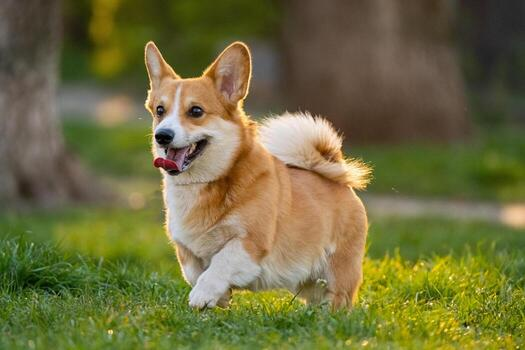
#> input picture 0_data/dog_img1.jpg, 525 x 350 px
$ jupyter execute 11_image_thresholding.ipynb
#> lines starting #> are read from the running program, lines starting #| are printed output that depends on the picture; after the words box and inside, x2 and y2 are one past the last pixel; in counts of white or black regions, pixels touching at a corner belong together
# What is Thresholding?

    - Thresholding = separating important part from unimportant part

    - Simple Rule:

        - If pixel < threshold → make it black (0)

        - If pixel ≥ threshold → make it white (255)

    - Layman Example

        - Imagine:

            - You are checking exam marks

            - Threshold = 50

            - Below 50 → Fail (0)

            - Above 50 → Pass (255)

            - You just separated students into 2 groups

# Why Thresholding?

    - Separate object from background

    - Make image easier to analyze

    - Convert image → binary (black & white)

    - Example (Image)

        - Grayscale pixels:

            - [20, 50, 120, 180, 250]

            - Threshold = 100

        - Result:

            - [0, 0, 255, 255, 255]

        - ✔ Dark → black
        - ✔ Bright → white

# Simple Thresholding (Global)

    - Same threshold for whole image

# Types (VERY IMPORTANT)
    - THRESH_BINARY

        - Normal rule

          - < threshold → 0

          - ≥ threshold → 255

    - THRESH_BINARY_INV

        - Opposite

            - < threshold → 255

            - ≥ threshold → 0

            - Like reversing black & white

    - THRESH_TRUNC

        - Limit values

            - threshold → become threshold

            - Others remain same

    - THRESH_TOZERO

        - Remove dark pixels

            - < threshold → 0

            - ≥ threshold → keep original

    - THRESH_TOZERO_INV

        - Remove bright pixels

            - ≥ threshold → 0

            - < threshold → keep original

# Easy Analogy for Types
    - Binary : 	Pass / Fail
    - Binary_INV :	Fail / Pass
    - Trunc	Cap : maximum value
    - ToZero :	Remove weak signals
    - ToZero_INV :	Remove strong signals

# Problem with Simple Threshold

    - Works only when lighting is same everywhere

    - If image has:

        - shadows

        - bright areas

    - It fails

# Adaptive Thresholding

    - Different threshold for different areas

        - Layman Example

            - Imagine:

                - In sunlight → threshold = 150

                - In shadow → threshold = 80

            - Each area treated differently

    -  Types:
        - MEAN
            - Average of neighbors

        - GAUSSIAN

            - Weighted average (center more important)

# Otsu’s Thresholding (Automatic)

    - You don’t choose threshold

        - OpenCV finds best value automatically

        - Layman Example

            - Imagine:

                - Students naturally form 2 groups:

                    - weak

                    - strong

        - Otsu automatically finds the best cutoff

    - When image has 2 clear groups (dark + bright)

# Key Difference

    - Simple :	Fixed
    - Adaptive :	Changes per region
    - Otsu :	Automatically calculated

# Visual Understanding
    - Even lighting :	Simple
    - Uneven lighting :	Adaptive
    - Unknown threshold :	Otsu

# Adding Border (copyMakeBorder)

    - Adds border around image

    - Types:
        - Constant

            - Add solid color

            - value=(0,255,0) → green border
        - Reflect

            - Mirror image at edges

        - Replicate

            - Repeat edge pixels

        - Example

            - Imagine photo:

                - Constant → frame around picture

                - Reflect → mirror edges

                - Replicate → stretch edges

# Final Summary

    - Thresholding = convert image → black & white

        - Three main types:

            - Simple → same threshold

            - Adaptive → local threshold

            - Otsu → automatic threshold

# Super Easy Memory Trick

    - Simple = one rule for all

    - Adaptive = rule changes by area

    - Otsu = system decides rule

[cell 1]
import cv2 as cv
import numpy as np
import matplotlib.pyplot as plt

img = cv.imread("0_data/dog_img1.jpg")
#> img is the input picture: shape (350, 525, 3); mean B, G, R 62.3, 108.9, 112.2
img = cv.cvtColor(img, cv.COLOR_BGR2RGB)

plt.imshow(img)

[cell 2]
# Apply thresholds

new_img, thresh1 = cv.threshold(img, 127, 255, cv.THRESH_BINARY)
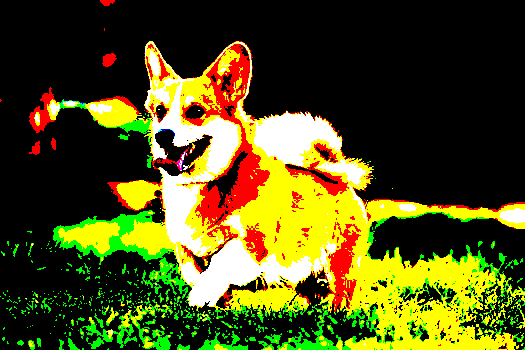
#> thresh1: shape (350, 525, 3); mean R, G, B 79.8, 78.8, 20.3
new_img, thresh2 = cv.threshold(img, 127, 255, cv.THRESH_BINARY_INV)
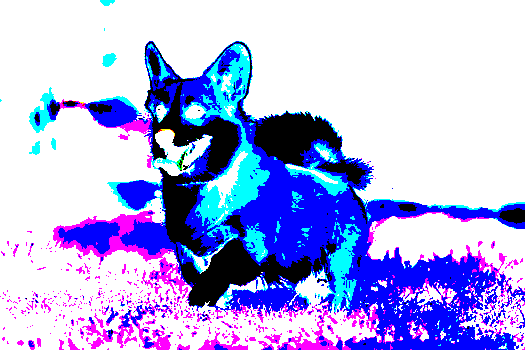
#> thresh2: shape (350, 525, 3); mean R, G, B 175.2, 176.2, 234.7
new_img, thresh3 = cv.threshold(img, 127, 255, cv.THRESH_TRUNC)
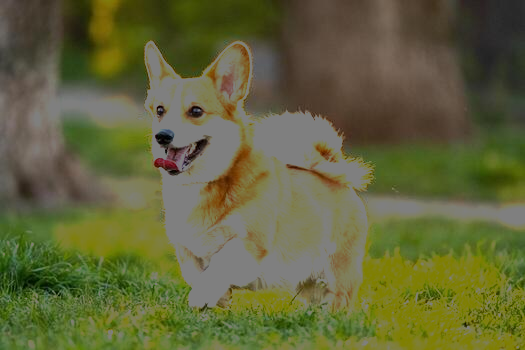
#> thresh3: shape (350, 525, 3); mean R, G, B 97.9, 99.9, 58.9
new_img, thresh4 = cv.threshold(img, 127, 255, cv.THRESH_TOZERO)
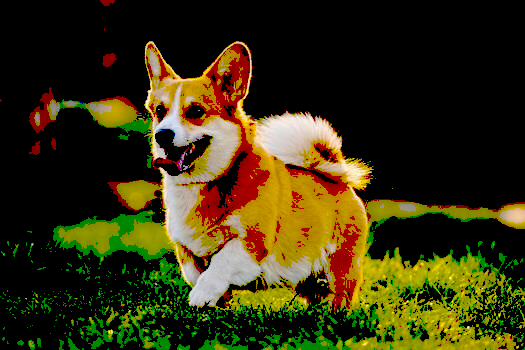
#> thresh4: shape (350, 525, 3); mean R, G, B 54, 48.2, 13.5
new_img, thresh5 = cv.threshold(img, 127, 255, cv.THRESH_TOZERO_INV)
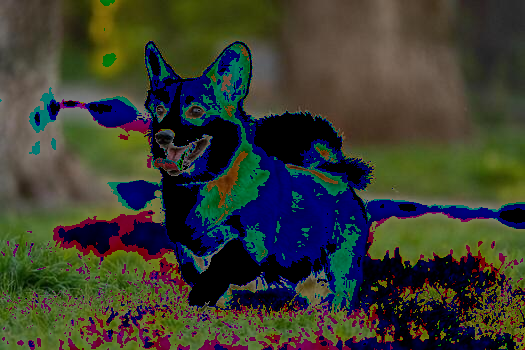
#> thresh5: shape (350, 525, 3); mean R, G, B 58.2, 60.6, 48.8

# Display the results
titles = ["Original", "Binary Threshold", "Binary Inverse Threshold",
"Truncate", "To Zero", "To Zero Inverted"]
data = [img, thresh1, thresh2, thresh3, thresh4, thresh5]

# plot
plt.figure(figsize= (8, 8))

for i in range(6):
    plt.subplot(2, 3, i + 1)
    plt.imshow(data[i], cmap='gray', vmin = 0, vmax = 255)
    plt.title(titles[i])
    plt.axis('off')
plt.show()

[cell 3]
import cv2 as cv
import numpy as np
import matplotlib.pyplot as plt

# Read image
img = cv.imread("0_data/dog_img1.jpg")

# Convert to grayscale
gray = cv.cvtColor(img, cv.COLOR_BGR2GRAY)
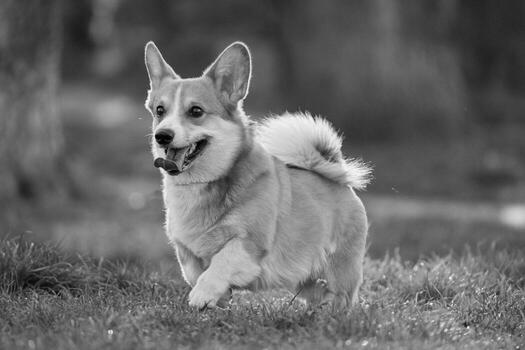
#> gray: shape (350, 525); min 0, max 251, mean 104.5

# Global Thresholding
ret, thresh1 = cv.threshold(gray, 127, 255, cv.THRESH_BINARY)
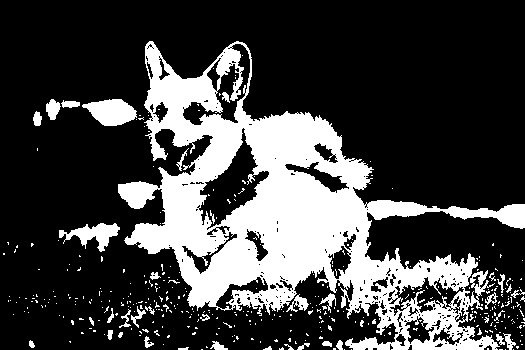
#> thresh1: shape (350, 525); 26.1% white; 392 white regions (355 under 20 px), largest, box (x1, y1, x2, y2) and area: (118, 41, 525, 350) 42893, (82, 99, 137, 126) 999, (59, 223, 120, 252) 781

# Adaptive Thresholding
thresh2 = cv.adaptiveThreshold(gray, 255,
                               cv.ADAPTIVE_THRESH_MEAN_C,
                               cv.THRESH_BINARY, 11, 2)
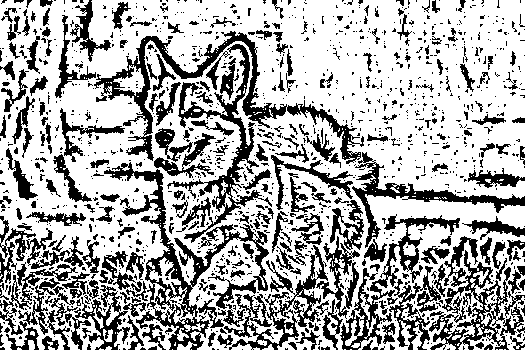
#> thresh2: shape (350, 525); 67.8% white; 1307 black regions (1043 under 20 px), largest, box (x1, y1, x2, y2) and area: (104, 162, 269, 350) 5262, (94, 31, 364, 164) 4443, (429, 236, 524, 350) 3271

thresh3 = cv.adaptiveThreshold(gray, 255,
                               cv.ADAPTIVE_THRESH_GAUSSIAN_C,
                               cv.THRESH_BINARY, 11, 2)
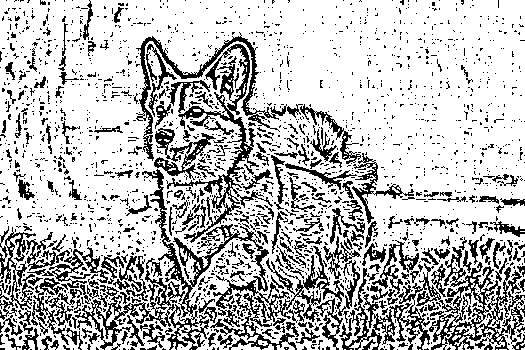
#> thresh3: shape (350, 525); 74.7% white; black in thin lines or dots

# Titles and images
titles = ['Original', 'Global Thresholding',
          'Adaptive Mean', 'Adaptive Gaussian']

images = [gray, thresh1, thresh2, thresh3]

# Plot
plt.figure(figsize=(8, 8))

for i in range(4):
    plt.subplot(2, 2, i + 1)
    plt.imshow(images[i], cmap='gray')
    plt.title(titles[i])
    plt.xticks([]), plt.yticks([])

plt.show()

[cell 4]
# Otsu's Binarization
import cv2 as cv
import matplotlib.pyplot as plt

# Read image
img = cv.imread("0_data/dog_img1.jpg")

# Convert to grayscale
gray = cv.cvtColor(img, cv.COLOR_BGR2GRAY)

# Otsu's Binarization
ret, thresh1 = cv.threshold(gray, 0, 255, cv.THRESH_BINARY + cv.THRESH_OTSU)
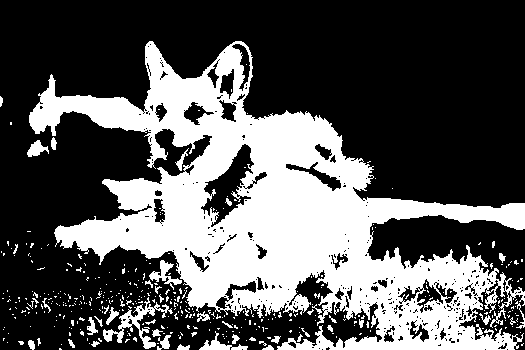
#> thresh1: shape (350, 525); 34.3% white; 405 white regions (367 under 20 px), largest, box (x1, y1, x2, y2) and area: (29, 41, 525, 350) 58481, (103, 297, 173, 349) 838, (149, 260, 182, 290) 318
#> ret = 115

titles = ['Original', 'Otsu']
data = [img, thresh1]

plt.figure(figsize = (5,5))

for i in range(2):
    plt.subplot(1, 2, i+1)
    plt.title(titles[i])
    plt.imshow(data[i], cmap = 'gray')

plt.show()
#> figure, not shown here; B, G, R data is drawn as R, G, B
